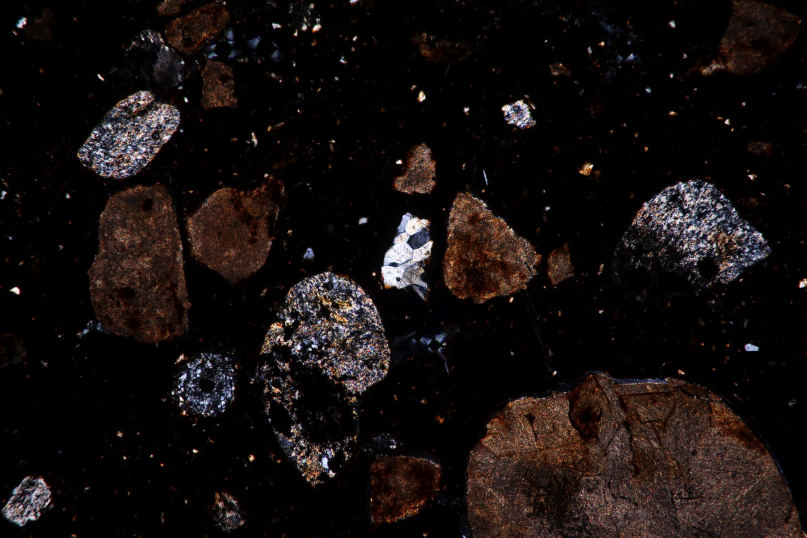
#> input picture 1_xp.JPG, 2419 x 1613 px, given in place of cdp7_5x_138.JPG, which was not available (shown at 1/3 size)
$ jupyter execute --allow-errors image_analysis_of_ceramic_microscopy.ipynb   (text cells are left out)
#> lines starting #> are read from the running program, lines starting #| are printed output that depends on the picture; after the words box and inside, x2 and y2 are one past the last pixel; in counts of white or black regions, pixels touching at a corner belong together; pictures that were not available may be replaced by others from this repository, and a replacement may not be noted
[cell 1]
################################################################################
# 1. import notebooks
import cv2
import numpy as np

from google.colab import files
from IPython.display import Image

from google.colab.patches import cv2_imshow

# 2.
import matplotlib.pyplot as plt
import matplotlib.image as mpimg

# 3.
import scipy.ndimage

# 4.    ...
from skimage import data, io, filters, feature
from skimage.color import label2rgb
from skimage.filters import threshold_otsu, threshold_mean,try_all_threshold
from skimage.measure import label, regionprops,regionprops_table
from skimage.morphology import label, closing, square
from skimage.segmentation import clear_border

import matplotlib.patches as mpatches

import pandas as pd

[cell 2]
################################################################################
# 2. upload files
uploaded = files.upload()
#> the answer given: 1_xp.JPG

[cell 3]
Image("cdp7_5x_138.JPG", width=600)

[cell 4]
img_color = mpimg.imread("cdp7_5x_138.JPG")
#> img_color is the input picture: shape (1613, 2419, 3); mean R, G, B 21.3, 15.4, 14.4
# imgplot = plt.imshow(img_color)
# plt.show()

[cell 5]
img_gray = cv2.imread("cdp7_5x_138.JPG", cv2.IMREAD_GRAYSCALE)
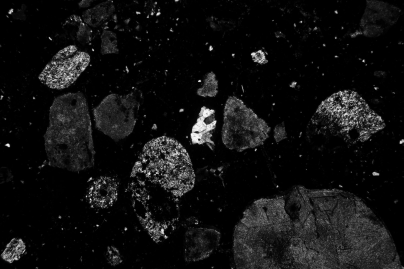
#> img_gray: shape (1613, 2419) (shown at 1/6 size); min 0, max 255, mean 17
# plt.imshow(img_gray, cmap="gray")
# plt.show()

[cell 6]
################################################################################
# 3. Apply filters

[cell 7]
# Blurring/smoothing
# Gaussian filter from scipy.ndimage
img = scipy.ndimage.gaussian_filter(img_gray, sigma=3)

plt.imshow(img, cmap=plt.cm.gray)
#> (this line was passed over: IPython is not available in this run)

[cell 8]
################################################################################
# 4. segmentation

[cell 9]
# fig, ax = try_all_threshold(img, figsize=(10, 10), verbose=False)
# plt.show()

[cell 10]
# apply threshold: mean
im_th = threshold_mean(img)             # for inclusions, images taken in xp
#> im_th = 16.39
#im_th = threshold_minimum(img)         # for voids calculation, images taken in ppl
im_th = threshold_otsu(img)            # for inclusions, images taken in xp
#> im_th = 38

[cell 11]
# clean image
bw = closing(img > im_th)
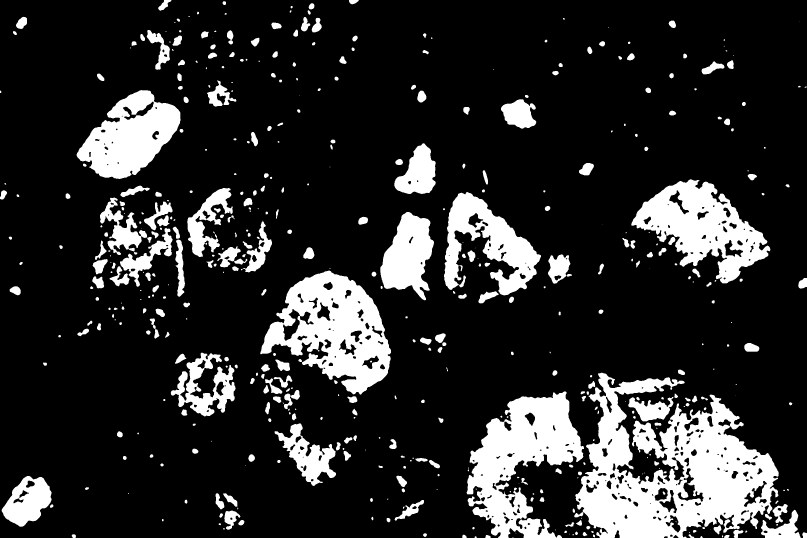
#> bw: shape (1613, 2419) bool (shown at 1/3 size); 17.3% white; 493 white regions (100 under 20 px), largest, box (x1, y1, x2, y2) and area: (1723, 1118, 2336, 1613) 158153, (1400, 1174, 1752, 1613) 76598, (781, 812, 1173, 1184) 74410

# plt.imshow(bw, cmap=plt.cm.gray)
# plt.show()

[cell 12]
# remove artifacts connected to image border
im_th = clear_border(bw)
#> im_th: shape (1613, 2419) bool; 11.1% white; 474 white regions (98 under 20 px)

# plt.imshow(im_th, cmap="gray")
# plt.show()

[cell 13]
################################################################################
# 5. label

[cell 14]
# label image regions    -   1
label_image, num_obj = label(im_th, return_num=True)
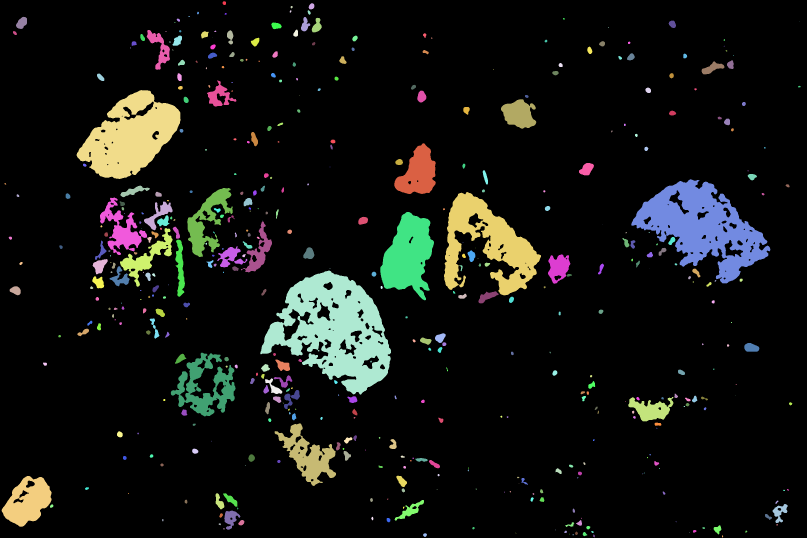
#> label_image: shape (1613, 2419) int32 (shown at 1/3 size); 475 distinct labels, from 0 to 474; one colour per label, 0 black
#> num_obj = 474
props = regionprops(label_image)
#> props = 474 regions; largest, box (x1, y1, x2, y2) and area: (781, 812, 1173, 1184) 74410, (1894, 538, 2311, 850) 59714, (230, 270, 542, 537) 47207, (1332, 576, 1623, 886) 39594, (1141, 636, 1302, 901) 26227
props_tb = regionprops_table(label_image, img,
                             properties=['label', 'area', 'filled_area','perimeter', 'major_axis_length','minor_axis_length' ])
#> props_tb = 6 items
print("Number of objects found: %s" %num_obj)
#| Number of objects found: 474
plt.imshow(label_image, cmap="gray")
#> (this line was passed over: IPython is not available in this run)
plt.show()

[cell 15]
# Lable image  -  2

# to make the background transparent, pass the value of `bg_label`,
# and leave `bg_color` as `None` and `kind` as `overlay`
label_image2 , num_obj = label(im_th, return_num=True)
print("Number of objects found: %s" %num_obj)
#| Number of objects found: 474
props2 = regionprops(label_image2)
#> props2 has the same summary as props
props_tb2 = regionprops_table(label_image2, img,
                              properties=['label', 'area', 'filled_area','perimeter', 'major_axis_length','minor_axis_length' ])
#> props_tb2 = 6 items

image_label_overlay = label2rgb(label_image2, image=img, bg_label=0)
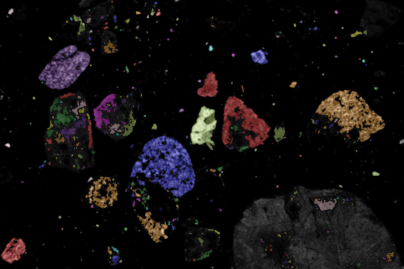
#> image_label_overlay: shape (1613, 2419, 3) float64 (shown at 1/6 size); mean R, G, B 0.0648, 0.0547, 0.0573
#> (the rest of this cell did not finish here and is left out)

[cell 16]
################################################################################
#Show largest regions location, image and edge

[cell 17]
#Sort all found shapes by region size
sortRegions2 = [[(region.bbox[2]-region.bbox[0]) * (region.bbox[3] - region.bbox[1]),region.bbox]
                for region in regionprops(label_image2) if
                ((region.bbox[2]-region.bbox[0])>5 and (region.bbox[3] - region.bbox[1])>5)]              # > 5 pixels
#> sortRegions2 = 344 items
sortRegions2 = sorted(sortRegions2, reverse=True)

#> (a cell that did not finish here is left out)

[cell 19]
################################################################################
# 6. Conversion rate

#> (a cell that did not finish here is left out)

[cell 21]
width, height = img_gray.shape

[cell 22]
width

[cell 23]
mm_per_pixels = 5/width     # inserire lunghezza in mm dell'immagine
pixels_per_mm = width/5     # inserire lunghezza in mm dell'immagine

[cell 24]
d = {'mm_per_pixels': [mm_per_pixels],
     'pixels_per_mm': [pixels_per_mm]}

pd.DataFrame(d)

[cell 25]
################################################################################
# 7. Measure properties of labeled image regions and return them as table

[cell 26]
props = regionprops(label_image)           # or label_image2

[cell 27]
len(props)
#> Out = 474

[cell 28]
props_tb = regionprops_table(label_image, img,
                             properties=['label', 'area', 'filled_area','perimeter', 'major_axis_length','minor_axis_length'])

[cell 29]
data = pd.DataFrame(props_tb)
#> data = table of 474 rows and 6 columns
data['aspect ratio'] = data['major_axis_length']/data['minor_axis_length']
data['roundness'] = data['minor_axis_length']/data['major_axis_length']

[cell 30]
sort_by_area =   pd.DataFrame(data.sort_values('area', ascending=False))
#> sort_by_area = table of 474 rows and 8 columns
# sort_by_area[sort_by_area['area'] > 1500].head()    # table with areas > X pixels (here)
# round(sort_by_area[sort_by_area['area'] > 1000],2).head()    # table with areas > X (here 1000 pixels)
round(sort_by_area,3).head()
#> Out = table of 5 rows and 8 columns

[cell 31]
# Conversion to mm:
data_mm =  pd.DataFrame(props_tb)
#> data_mm = table of 474 rows and 6 columns
data_mm['aspect ratio'] = data_mm['major_axis_length']/data_mm['minor_axis_length']
data_mm['roundness'] = data_mm['minor_axis_length']/data_mm['major_axis_length']

#data_mm = data
data_mm.loc[:, data_mm.columns != 'label']*mm_per_pixels
data_mm[["area","filled_area"]] = mm_per_pixels * data_mm[["area","filled_area"]]  # area = *mm_per_pixels^2

[cell 32]
sort_by_area_mm =   pd.DataFrame(data_mm.sort_values('area', ascending=False))
#> sort_by_area_mm = table of 474 rows and 8 columns
round(sort_by_area_mm,3).head()
#> Out = table of 5 rows and 8 columns

[cell 33]
round(min(data_mm.area),3), round(max(data_mm.area),3)    # min and max area in mm
#> Out = (0.003, 230.7)

[cell 34]
round(min(data.area),3), round(max(data.area),3)          # min and max area in pixels
#> Out = (1, 74410)

[cell 35]
# summary of data:
length = len(regionprops(label_image))                # particles count
#> length = 474
tot_area = data["filled_area"].sum()                           # total particle area in pixels
#> tot_area = 454458
tot_filled_area = data["filled_area"].sum()  * 100 /  (width * height)                                             # area fraction in percentage
#> tot_filled_area = 11.65
tot_filled_area_x100 = data["filled_area"].sum()  * 100 /  (width * height)
#> tot_filled_area_x100 = 11.65

# mean of all parameters:
mean_area = data["area"].mean()
#> mean_area = 910.3
mean_filled_area = data["filled_area"].mean()
#> mean_filled_area = 958.8
mean_perimeter = data["perimeter"].mean()
#> mean_perimeter = 92.11
mean_major_axis_length = data["major_axis_length"].mean()
#> mean_major_axis_length = 23.37
mean_minor_axis_length = data["minor_axis_length"].mean()
#> mean_minor_axis_length = 13.99

[cell 36]
data_df = {'number of particles': [length],
           'tot area %': [tot_filled_area_x100],
           'mean area': [mean_filled_area],
           'mean major axis': [mean_major_axis_length],
           'mean minor axis': [mean_minor_axis_length]
           }
#> data_df = {'number of particles': [474], 'tot area %': [11.65], 'mean area': [958.8], 'mean major axis': [23.37], 'mean minor axis': [13.99]}

print("Summary of data (pixels):")
data_df = pd.DataFrame (data_df, columns = ['number of particles','tot area %','mean area', 'mean major axis','mean minor axis'])
#> data_df = table of 1 rows and 5 columns
print (round(data_df))
#|    number of particles  tot area %  mean area  mean major axis  mean minor axis
#| 0                  474        12.0      959.0             23.0             14.0

[cell 37]
# summary of data in mm:
length_mm = len(regionprops(label_image))                # particles count
#> length_mm = 474
data["filled_area"].sum() * mm_per_pixels * mm_per_pixels                          # total particle area in pixels
tot_filled_area_x100_mm = data["filled_area"].sum()  * 100 /  (width * height)                                             # area fraction in percentage
#> tot_filled_area_x100_mm = 11.65

# mean of all parameters:
data["area"].mean() * mm_per_pixels  * mm_per_pixels
mean_filled_area_mm = data["filled_area"].mean()  * mm_per_pixels  * mm_per_pixels
#> mean_filled_area_mm = 0.00921
data["perimeter"].mean()  * mm_per_pixels
mean_major_axis_length_mm = data["major_axis_length"].mean()  * mm_per_pixels
#> mean_major_axis_length_mm = 0.0724
mean_minor_axis_length_mm = data["minor_axis_length"].mean() * mm_per_pixels
#> mean_minor_axis_length_mm = 0.0434

[cell 38]
data_df = {'number of particles': [length_mm],
           'tot area %': [tot_filled_area_x100_mm],
           'mean area': [mean_filled_area_mm],
           'mean major axis': [mean_major_axis_length_mm],
           'mean minor axis': [mean_minor_axis_length_mm]
           }
#> data_df = {'number of particles': [474], 'tot area %': [11.65], 'mean area': [0.00921], 'mean major axis': [0.0724], 'mean minor axis': [0.0434]}

print("Summary of data (pixels):")
data_df = pd.DataFrame (data_df, columns = ['number of particles','tot area %','mean area', 'mean major axis','mean minor axis'])
#> data_df = table of 1 rows and 5 columns
print (round(data_df))
#|    number of particles  tot area %  mean area  mean major axis  mean minor axis
#| 0                  474        12.0        0.0              0.0              0.0

[cell 39]
from skimage.filters import threshold_otsu, threshold_mean, threshold_isodata, threshold_li, threshold_local
from skimage.filters import threshold_minimum, threshold_multiotsu, threshold_niblack, threshold_otsu
from skimage.filters import threshold_sauvola, threshold_triangle, threshold_yen

[cell 40]
# apply threshold: all
otsu = threshold_otsu(img)
#> otsu = 38
mean = threshold_mean(img)
#> mean = 16.39
isodata = threshold_isodata(img)
#> isodata = 37
li = threshold_li(img)
#> li = 13.28
minimum = threshold_minimum(img)
#> minimum = 204
multiotsu = threshold_multiotsu(img)
#> multiotsu = [25, 86]
niblack = threshold_niblack(img)
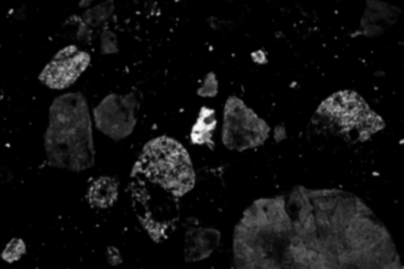
#> niblack: shape (1613, 2419) float64 (shown at 1/6 size); min -0.0268, max 241, mean 15.4; drawn with min black and max white
sauvola = threshold_sauvola(img)
triangle = threshold_triangle(img)
#> triangle = 5
yen = threshold_yen(img)
#> yen = 148

[cell 41]
# clean image
bw_otsu = closing(img > otsu)
bw_mean = closing(img > mean)
#> bw_mean: shape (1613, 2419) bool; 28.2% white; 443 white regions (68 under 20 px), largest, box (x1, y1, x2, y2) and area: (1395, 1112, 2419, 1613) 374403, (261, 546, 575, 1040) 100791, (778, 797, 1176, 1216) 91584
bw_isodata = closing(img > isodata)
#> bw_isodata: shape (1613, 2419) bool; 17.8% white; 493 white regions (102 under 20 px), largest, box (x1, y1, x2, y2) and area: (1722, 1118, 2364, 1613) 166037, (1400, 1174, 1753, 1613) 78575, (780, 812, 1173, 1184) 75218
bw_li = closing(img > li)
#> bw_li: shape (1613, 2419) bool; 29.8% white; 473 white regions (68 under 20 px), largest, box (x1, y1, x2, y2) and area: (1394, 1111, 2419, 1613) 383742, (260, 546, 575, 1041) 106254, (777, 796, 1176, 1263) 94263
bw_minimum = closing(img > minimum)
#> bw_minimum: shape (1613, 2419) bool; 0.24% white; 18 white regions (5 under 20 px), largest, box (x1, y1, x2, y2) and area: (1158, 657, 1277, 788) 5311, (1148, 798, 1211, 854) 2314, (1239, 727, 1294, 783) 1120
bw_niblack = closing(img > niblack)
#> bw_niblack: shape (1613, 2419) bool; 31.9% white; 2559 white regions (486 under 20 px), largest, box (x1, y1, x2, y2) and area: (1392, 1106, 2419, 1613) 239467, (252, 543, 579, 1045) 70758, (853, 813, 1174, 1217) 49348
bw_sauvola = closing(img > sauvola)
#> bw_sauvola: shape (1613, 2419) bool; 35.2% white; 1735 white regions (366 under 20 px), largest, box (x1, y1, x2, y2) and area: (1346, 1106, 2419, 1613) 379352, (257, 510, 579, 1044) 109842, (777, 794, 1174, 1386) 74815
bw_triangle = closing(img > triangle)
#> bw_triangle: shape (1613, 2419) bool; 35.4% white; 656 white regions (84 under 20 px), largest, box (x1, y1, x2, y2) and area: (1353, 1107, 2419, 1613) 407332, (745, 794, 1381, 1465) 150457, (226, 543, 577, 1043) 118443
bw_yen = closing(img > yen)
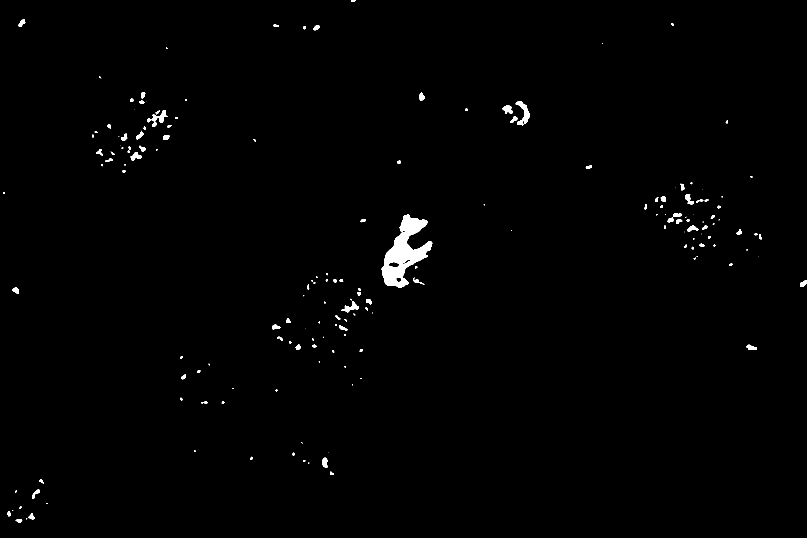
#> bw_yen: shape (1613, 2419) bool (shown at 1/3 size); 0.77% white; 170 white regions (49 under 20 px), largest, box (x1, y1, x2, y2) and area: (1145, 643, 1297, 863) 14451, (1547, 303, 1588, 376) 1229, (441, 330, 504, 380) 958

[cell 42]
# remove artifacts connected to image border
im_th_otsu = clear_border(bw_otsu)
im_th_mean = clear_border(bw_mean)
#> im_th_mean: shape (1613, 2419) bool; 17.6% white; 426 white regions (66 under 20 px), largest, box (x1, y1, x2, y2) and area: (261, 546, 575, 1040) 100791, (778, 797, 1176, 1216) 91584, (1886, 536, 2315, 864) 76332
im_th_isodata = clear_border(bw_isodata)
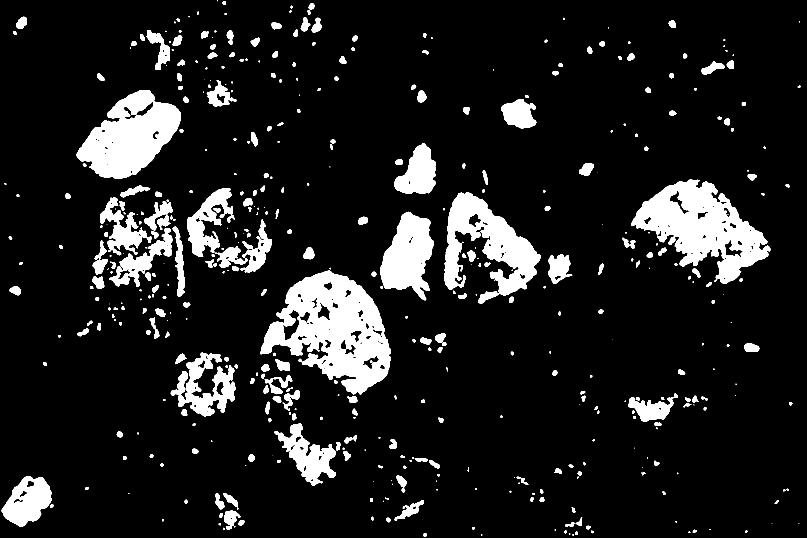
#> im_th_isodata: shape (1613, 2419) bool (shown at 1/3 size); 11.3% white; 473 white regions (100 under 20 px), largest, box (x1, y1, x2, y2) and area: (780, 812, 1173, 1184) 75218, (1894, 538, 2311, 851) 60374, (230, 270, 542, 537) 47511
im_th_li = clear_border(bw_li)
#> im_th_li: shape (1613, 2419) bool; 18% white; 449 white regions (63 under 20 px), largest, box (x1, y1, x2, y2) and area: (260, 546, 575, 1041) 106254, (777, 796, 1176, 1263) 94263, (1863, 535, 2316, 864) 81930
im_th_minimum = clear_border(bw_minimum)
im_th_niblack = clear_border(bw_niblack)
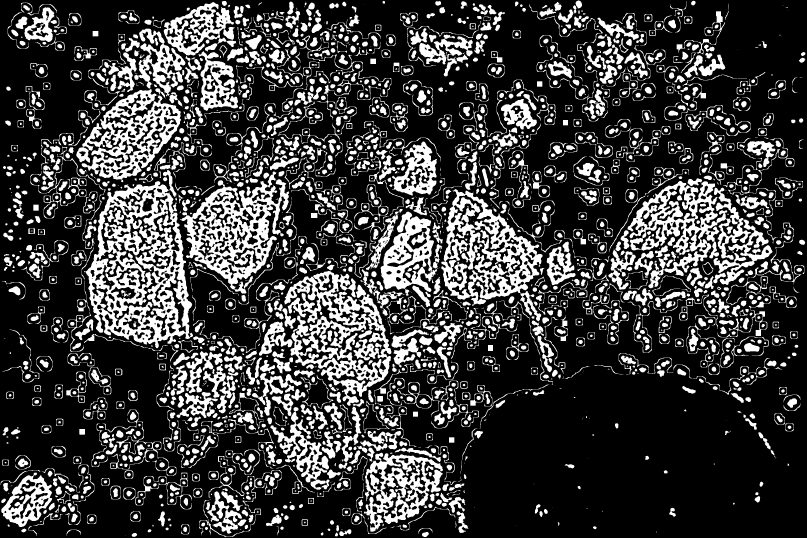
#> im_th_niblack: shape (1613, 2419) bool (shown at 1/3 size); 24% white; 2415 white regions (467 under 20 px), largest, box (x1, y1, x2, y2) and area: (252, 543, 579, 1045) 70758, (853, 813, 1174, 1217) 49348, (1882, 543, 2318, 865) 46915
im_th_sauvola = clear_border(bw_sauvola)
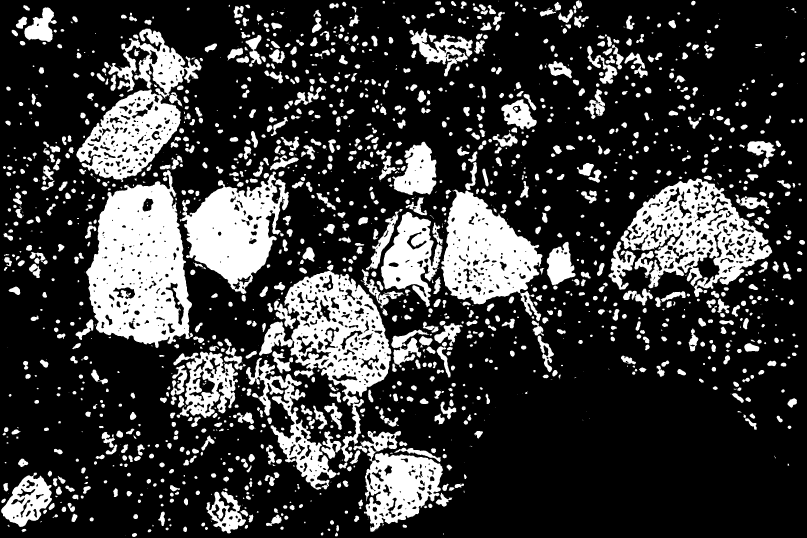
#> im_th_sauvola: shape (1613, 2419) bool (shown at 1/3 size); 22.9% white; 1657 white regions (352 under 20 px), largest, box (x1, y1, x2, y2) and area: (257, 510, 579, 1044) 109842, (777, 794, 1174, 1386) 74815, (1862, 535, 2317, 891) 67805
im_th_triangle = clear_border(bw_triangle)
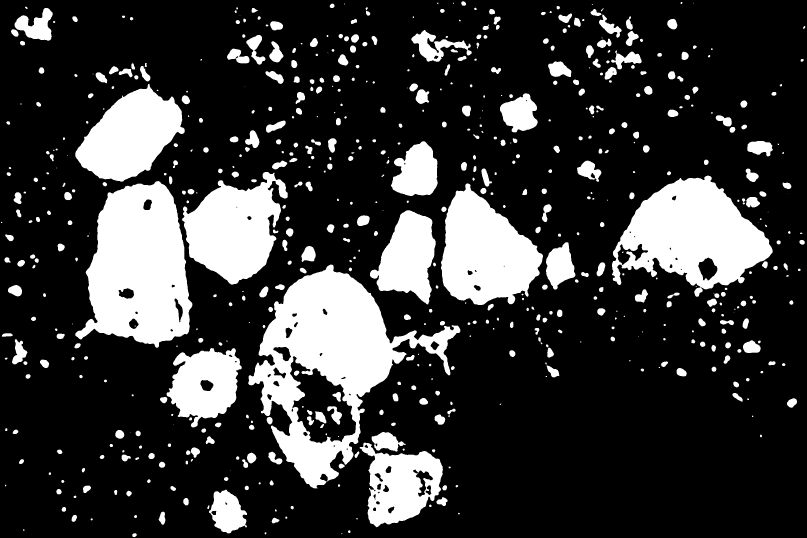
#> im_th_triangle: shape (1613, 2419) bool (shown at 1/3 size); 21.6% white; 623 white regions (81 under 20 px), largest, box (x1, y1, x2, y2) and area: (745, 794, 1381, 1465) 150457, (226, 543, 577, 1043) 118443, (1836, 527, 2318, 890) 97412
im_th_yen = clear_border(bw_yen)

[cell 43]
# label image regions    -   1
# to make the background transparent, pass the value of `bg_label`,
# and leave `bg_color` as `None` and `kind` as `overlay`
label_image_otsu, num_obj = label(im_th_otsu, return_num=True)
print("otsu: Number of objects found: %s" %num_obj)
#| otsu: Number of objects found: 474
image_label_overlay = label2rgb(label_image_otsu, image=img, bg_label=0)
#> (the rest of this cell did not finish here and is left out)
